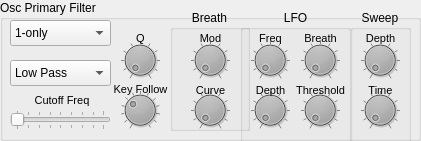
     <widget class="QGroupBox" name="groupBox_5" >
      <property name="geometry" >
       <rect>
        <x>180</x>
        <y>230</y>
        <width>421</width>
        <height>141</height>
       </rect>
      </property>
      <property name="title" >
       <string>Osc Primary Filter</string>
      </property>
      <widget class="QDial" name="oscfilter1_Q_dial" >
       <property name="geometry" >
        <rect>
         <x>120</x>
         <y>40</y>
         <width>40</width>
         <height>40</height>
        </rect>
       </property>
       <property name="palette" >
        <palette>
         <active>
          <colorrole role="Button" >
           <brush brushstyle="SolidPattern" >
            <color alpha="255" >
             <red>0</red>
             <green>0</green>
             <blue>0</blue>
            </color>
           </brush>
          </colorrole>
         </active>
         <inactive>
          <colorrole role="Button" >
           <brush brushstyle="SolidPattern" >
            <color alpha="255" >
             <red>0</red>
             <green>0</green>
             <blue>0</blue>
            </color>
           </brush>
          </colorrole>
         </inactive>
         <disabled>
          <colorrole role="Button" >
           <brush brushstyle="SolidPattern" >
            <color alpha="255" >
             <red>0</red>
             <green>0</green>
             <blue>0</blue>
            </color>
           </brush>
          </colorrole>
         </disabled>
        </palette>
       </property>
       <property name="minimum" >
        <number>5</number>
       </property>
       <property name="maximum" >
        <number>127</number>
       </property>
       <property name="value" >
        <number>5</number>
       </property>
       <property name="sliderPosition" >
        <number>5</number>
       </property>
       <property name="notchTarget" >
        <double>12.800000000000001</double>
       </property>
       <property name="notchesVisible" >
        <bool>true</bool>
       </property>
      </widget>
      <widget class="QDial" name="oscfilter1_keyFollow_dial" >
       <property name="geometry" >
        <rect>
         <x>120</x>
         <y>90</y>
         <width>40</width>
         <height>40</height>
        </rect>
       </property>
       <property name="palette" >
        <palette>
         <active>
          <colorrole role="Button" >
           <brush brushstyle="SolidPattern" >
            <color alpha="255" >
             <red>0</red>
             <green>0</green>
             <blue>0</blue>
            </color>
           </brush>
          </colorrole>
         </active>
         <inactive>
          <colorrole role="Button" >
           <brush brushstyle="SolidPattern" >
            <color alpha="255" >
             <red>0</red>
             <green>0</green>
             <blue>0</blue>
            </color>
           </brush>
          </colorrole>
         </inactive>
         <disabled>
          <colorrole role="Button" >
           <brush brushstyle="SolidPattern" >
            <color alpha="255" >
             <red>0</red>
             <green>0</green>
             <blue>0</blue>
            </color>
           </brush>
          </colorrole>
         </disabled>
        </palette>
       </property>
       <property name="minimum" >
        <number>52</number>
       </property>
       <property name="maximum" >
        <number>88</number>
       </property>
       <property name="value" >
        <number>64</number>
       </property>
       <property name="notchTarget" >
        <double>3.000000000000000</double>
       </property>
       <property name="notchesVisible" >
        <bool>true</bool>
       </property>
      </widget>
      <widget class="QSlider" name="oscfilter1_freq_horizontalSlider" >
       <property name="geometry" >
        <rect>
         <x>10</x>
         <y>110</y>
         <width>101</width>
         <height>20</height>
        </rect>
       </property>
       <property name="maximum" >
        <number>127</number>
       </property>
       <property name="pageStep" >
        <number>13</number>
       </property>
       <property name="orientation" >
        <enum>Qt::Horizontal</enum>
       </property>
       <property name="tickPosition" >
        <enum>QSlider::TicksBothSides</enum>
       </property>
       <property name="tickInterval" >
        <number>16</number>
       </property>
      </widget>
      <widget class="QGroupBox" name="groupBox_7" >
       <property name="geometry" >
        <rect>
         <x>240</x>
         <y>10</y>
         <width>111</width>
         <height>141</height>
        </rect>
       </property>
       <property name="title" >
        <string>LFO</string>
       </property>
       <property name="alignment" >
        <set>Qt::AlignHCenter</set>
       </property>
       <property name="flat" >
        <bool>true</bool>
       </property>
       <widget class="QDial" name="oscfilter1_LFOfreq_dial" >
        <property name="geometry" >
         <rect>
          <x>10</x>
          <y>30</y>
          <width>40</width>
          <height>40</height>
         </rect>
        </property>
        <property name="palette" >
         <palette>
          <active>
           <colorrole role="Button" >
            <brush brushstyle="SolidPattern" >
             <color alpha="255" >
              <red>0</red>
              <green>0</green>
              <blue>0</blue>
             </color>
            </brush>
           </colorrole>
          </active>
          <inactive>
           <colorrole role="Button" >
            <brush brushstyle="SolidPattern" >
             <color alpha="255" >
              <red>0</red>
              <green>0</green>
              <blue>0</blue>
             </color>
            </brush>
           </colorrole>
          </inactive>
          <disabled>
           <colorrole role="Button" >
            <brush brushstyle="SolidPattern" >
             <color alpha="255" >
              <red>0</red>
              <green>0</green>
              <blue>0</blue>
             </color>
            </brush>
           </colorrole>
          </disabled>
         </palette>
        </property>
        <property name="maximum" >
         <number>127</number>
        </property>
        <property name="notchTarget" >
         <double>12.800000000000001</double>
        </property>
        <property name="notchesVisible" >
         <bool>true</bool>
        </property>
       </widget>
       <widget class="QDial" name="oscfilter1_LFObreath_dial" >
        <property name="geometry" >
         <rect>
          <x>60</x>
          <y>30</y>
          <width>40</width>
          <height>40</height>
         </rect>
        </property>
        <property name="palette" >
         <palette>
          <active>
           <colorrole role="Button" >
            <brush brushstyle="SolidPattern" >
             <color alpha="255" >
              <red>0</red>
              <green>0</green>
              <blue>0</blue>
             </color>
            </brush>
           </colorrole>
          </active>
          <inactive>
           <colorrole role="Button" >
            <brush brushstyle="SolidPattern" >
             <color alpha="255" >
              <red>0</red>
              <green>0</green>
              <blue>0</blue>
             </color>
            </brush>
           </colorrole>
          </inactive>
          <disabled>
           <colorrole role="Button" >
            <brush brushstyle="SolidPattern" >
             <color alpha="255" >
              <red>0</red>
              <green>0</green>
              <blue>0</blue>
             </color>
            </brush>
           </colorrole>
          </disabled>
         </palette>
        </property>
        <property name="maximum" >
         <number>127</number>
        </property>
        <property name="notchTarget" >
         <double>12.800000000000001</double>
        </property>
        <property name="notchesVisible" >
         <bool>true</bool>
        </property>
       </widget>
       <widget class="QDial" name="oscfilter1_LFOdepth_dial" >
        <property name="geometry" >
         <rect>
          <x>10</x>
          <y>80</y>
          <width>40</width>
          <height>40</height>
         </rect>
        </property>
        <property name="palette" >
         <palette>
          <active>
           <colorrole role="Button" >
            <brush brushstyle="SolidPattern" >
             <color alpha="255" >
              <red>0</red>
              <green>0</green>
              <blue>0</blue>
             </color>
            </brush>
           </colorrole>
          </active>
          <inactive>
           <colorrole role="Button" >
            <brush brushstyle="SolidPattern" >
             <color alpha="255" >
              <red>0</red>
              <green>0</green>
              <blue>0</blue>
             </color>
            </brush>
           </colorrole>
          </inactive>
          <disabled>
           <colorrole role="Button" >
            <brush brushstyle="SolidPattern" >
             <color alpha="255" >
              <red>0</red>
              <green>0</green>
              <blue>0</blue>
             </color>
            </brush>
           </colorrole>
          </disabled>
         </palette>
        </property>
        <property name="maximum" >
         <number>127</number>
        </property>
        <property name="notchTarget" >
         <double>12.800000000000001</double>
        </property>
        <property name="notchesVisible" >
         <bool>true</bool>
        </property>
       </widget>
       <widget class="QDial" name="oscfilter1_LFOthreshold_dial" >
        <property name="geometry" >
         <rect>
          <x>60</x>
          <y>80</y>
          <width>40</width>
          <height>40</height>
         </rect>
        </property>
        <property name="palette" >
         <palette>
          <active>
           <colorrole role="Button" >
            <brush brushstyle="SolidPattern" >
             <color alpha="255" >
              <red>0</red>
              <green>0</green>
              <blue>0</blue>
             </color>
            </brush>
           </colorrole>
          </active>
          <inactive>
           <colorrole role="Button" >
            <brush brushstyle="SolidPattern" >
             <color alpha="255" >
              <red>0</red>
              <green>0</green>
              <blue>0</blue>
             </color>
            </brush>
           </colorrole>
          </inactive>
          <disabled>
           <colorrole role="Button" >
            <brush brushstyle="SolidPattern" >
             <color alpha="255" >
              <red>0</red>
              <green>0</green>
              <blue>0</blue>
             </color>
            </brush>
           </colorrole>
          </disabled>
         </palette>
        </property>
        <property name="maximum" >
         <number>127</number>
        </property>
        <property name="notchTarget" >
         <double>12.800000000000001</double>
        </property>
        <property name="notchesVisible" >
         <bool>true</bool>
        </property>
       </widget>
       <widget class="QLabel" name="label_40" >
        <property name="geometry" >
         <rect>
          <x>180</x>
          <y>70</y>
          <width>61</width>
          <height>20</height>
         </rect>
        </property>
        <property name="font" >
         <font>
          <pointsize>8</pointsize>
         </font>
        </property>
        <property name="text" >
         <string>Curve</string>
        </property>
        <property name="alignment" >
         <set>Qt::AlignCenter</set>
        </property>
       </widget>
       <widget class="QLabel" name="label_41" >
        <property name="geometry" >
         <rect>
          <x>0</x>
          <y>20</y>
          <width>61</width>
          <height>16</height>
         </rect>
        </property>
        <property name="font" >
         <font>
          <pointsize>8</pointsize>
         </font>
        </property>
        <property name="text" >
         <string>Freq</string>
        </property>
        <property name="alignment" >
         <set>Qt::AlignCenter</set>
        </property>
       </widget>
       <widget class="QLabel" name="label_42" >
        <property name="geometry" >
         <rect>
          <x>50</x>
          <y>20</y>
          <width>61</width>
          <height>16</height>
         </rect>
        </property>
        <property name="font" >
         <font>
          <pointsize>8</pointsize>
         </font>
        </property>
        <property name="text" >
         <string>Breath</string>
        </property>
        <property name="alignment" >
         <set>Qt::AlignCenter</set>
        </property>
       </widget>
       <widget class="QLabel" name="label_43" >
        <property name="geometry" >
         <rect>
          <x>0</x>
          <y>70</y>
          <width>61</width>
          <height>20</height>
         </rect>
        </property>
        <property name="font" >
         <font>
          <pointsize>8</pointsize>
         </font>
        </property>
        <property name="text" >
         <string>Depth</string>
        </property>
        <property name="alignment" >
         <set>Qt::AlignCenter</set>
        </property>
       </widget>
       <widget class="QLabel" name="label_44" >
        <property name="geometry" >
         <rect>
          <x>50</x>
          <y>70</y>
          <width>61</width>
          <height>20</height>
         </rect>
        </property>
        <property name="font" >
         <font>
          <pointsize>8</pointsize>
         </font>
        </property>
        <property name="text" >
         <string>Threshold</string>
        </property>
        <property name="alignment" >
         <set>Qt::AlignCenter</set>
        </property>
       </widget>
      </widget>
      <widget class="QGroupBox" name="groupBox_8" >
       <property name="geometry" >
        <rect>
         <x>540</x>
         <y>10</y>
         <width>421</width>
         <height>171</height>
        </rect>
       </property>
       <property name="title" >
        <string>Filter 1</string>
       </property>
       <widget class="QGroupBox" name="groupBox_9" >
        <property name="geometry" >
         <rect>
          <x>10</x>
          <y>20</y>
          <width>101</width>
          <height>131</height>
         </rect>
        </property>
        <property name="title" >
         <string>Mode</string>
        </property>
        <widget class="QRadioButton" name="radioButton_6" >
         <property name="geometry" >
          <rect>
           <x>10</x>
           <y>20</y>
           <width>99</width>
           <height>23</height>
          </rect>
         </property>
         <property name="text" >
          <string>Off</string>
         </property>
        </widget>
        <widget class="QRadioButton" name="radioButton_7" >
         <property name="geometry" >
          <rect>
           <x>10</x>
           <y>40</y>
           <width>99</width>
           <height>23</height>
          </rect>
         </property>
         <property name="text" >
          <string>Low Pass</string>
         </property>
        </widget>
        <widget class="QRadioButton" name="radioButton_8" >
         <property name="geometry" >
          <rect>
           <x>10</x>
           <y>60</y>
           <width>99</width>
           <height>23</height>
          </rect>
         </property>
         <property name="text" >
          <string>High Pass</string>
         </property>
        </widget>
        <widget class="QRadioButton" name="radioButton_9" >
         <property name="geometry" >
          <rect>
           <x>10</x>
           <y>80</y>
           <width>99</width>
           <height>23</height>
          </rect>
         </property>
         <property name="text" >
          <string>Band Pass</string>
         </property>
        </widget>
        <widget class="QRadioButton" name="radioButton_10" >
         <property name="geometry" >
          <rect>
           <x>10</x>
           <y>100</y>
           <width>99</width>
           <height>23</height>
          </rect>
         </property>
         <property name="text" >
          <string>Notch</string>
         </property>
        </widget>
       </widget>
       <widget class="QDial" name="dial_39" >
        <property name="geometry" >
         <rect>
          <x>120</x>
          <y>20</y>
          <width>50</width>
          <height>50</height>
         </rect>
        </property>
        <property name="sliderPosition" >
         <number>50</number>
        </property>
       </widget>
       <widget class="QDial" name="dial_40" >
        <property name="geometry" >
         <rect>
          <x>120</x>
          <y>70</y>
          <width>50</width>
          <height>64</height>
         </rect>
        </property>
       </widget>
       <widget class="QDial" name="dial_41" >
        <property name="geometry" >
         <rect>
          <x>180</x>
          <y>10</y>
          <width>50</width>
          <height>64</height>
         </rect>
        </property>
       </widget>
       <widget class="QDial" name="dial_42" >
        <property name="geometry" >
         <rect>
          <x>180</x>
          <y>70</y>
          <width>50</width>
          <height>64</height>
         </rect>
        </property>
       </widget>
       <widget class="QSlider" name="horizontalSlider_2" >
        <property name="geometry" >
         <rect>
          <x>120</x>
          <y>140</y>
          <width>111</width>
          <height>16</height>
         </rect>
        </property>
        <property name="orientation" >
         <enum>Qt::Horizontal</enum>
        </property>
       </widget>
       <widget class="QGroupBox" name="groupBox_10" >
        <property name="geometry" >
         <rect>
          <x>240</x>
          <y>20</y>
          <width>171</width>
          <height>131</height>
         </rect>
        </property>
        <property name="title" >
         <string>LFO</string>
        </property>
        <widget class="QDial" name="dial_43" >
         <property name="geometry" >
          <rect>
           <x>10</x>
           <y>10</y>
           <width>50</width>
           <height>64</height>
          </rect>
         </property>
        </widget>
        <widget class="QDial" name="dial_44" >
         <property name="geometry" >
          <rect>
           <x>60</x>
           <y>10</y>
           <width>50</width>
           <height>64</height>
          </rect>
         </property>
        </widget>
        <widget class="QDial" name="dial_45" >
         <property name="geometry" >
          <rect>
           <x>10</x>
           <y>70</y>
           <width>50</width>
           <height>64</height>
          </rect>
         </property>
        </widget>
        <widget class="QDial" name="dial_46" >
         <property name="geometry" >
          <rect>
           <x>60</x>
           <y>70</y>
           <width>50</width>
           <height>64</height>
          </rect>
         </property>
        </widget>
        <widget class="QDial" name="dial_47" >
         <property name="geometry" >
          <rect>
           <x>110</x>
           <y>10</y>
           <width>50</width>
           <height>64</height>
          </rect>
         </property>
        </widget>
        <widget class="QDial" name="dial_48" >
         <property name="geometry" >
          <rect>
           <x>110</x>
           <y>70</y>
           <width>50</width>
           <height>64</height>
          </rect>
         </property>
        </widget>
       </widget>
      </widget>
      <widget class="QLabel" name="label_35" >
       <property name="geometry" >
        <rect>
         <x>120</x>
         <y>30</y>
         <width>41</width>
         <height>16</height>
        </rect>
       </property>
       <property name="font" >
        <font>
         <pointsize>8</pointsize>
        </font>
       </property>
       <property name="text" >
        <string>Q</string>
       </property>
       <property name="alignment" >
        <set>Qt::AlignCenter</set>
       </property>
      </widget>
      <widget class="QLabel" name="label_36" >
       <property name="geometry" >
        <rect>
         <x>110</x>
         <y>80</y>
         <width>61</width>
         <height>18</height>
        </rect>
       </property>
       <property name="font" >
        <font>
         <pointsize>8</pointsize>
        </font>
       </property>
       <property name="text" >
        <string>Key Follow</string>
       </property>
       <property name="alignment" >
        <set>Qt::AlignCenter</set>
       </property>
      </widget>
      <widget class="QLabel" name="label_39" >
       <property name="geometry" >
        <rect>
         <x>30</x>
         <y>90</y>
         <width>64</width>
         <height>20</height>
        </rect>
       </property>
       <property name="font" >
        <font>
         <pointsize>8</pointsize>
        </font>
       </property>
       <property name="text" >
        <string>Cutoff Freq</string>
       </property>
       <property name="alignment" >
        <set>Qt::AlignCenter</set>
       </property>
      </widget>
      <widget class="QGroupBox" name="groupBox_23" >
       <property name="geometry" >
        <rect>
         <x>350</x>
         <y>10</y>
         <width>61</width>
         <height>141</height>
        </rect>
       </property>
       <property name="title" >
        <string>Sweep</string>
       </property>
       <property name="alignment" >
        <set>Qt::AlignHCenter</set>
       </property>
       <property name="flat" >
        <bool>true</bool>
       </property>
       <widget class="QLabel" name="label_45" >
        <property name="geometry" >
         <rect>
          <x>10</x>
          <y>20</y>
          <width>41</width>
          <height>16</height>
         </rect>
        </property>
        <property name="font" >
         <font>
          <pointsize>8</pointsize>
         </font>
        </property>
        <property name="text" >
         <string>Depth</string>
        </property>
        <property name="alignment" >
         <set>Qt::AlignCenter</set>
        </property>
       </widget>
       <widget class="QDial" name="oscfilter1_sweepDepth_dial" >
        <property name="geometry" >
         <rect>
          <x>10</x>
          <y>30</y>
          <width>40</width>
          <height>40</height>
         </rect>
        </property>
        <property name="palette" >
         <palette>
          <active>
           <colorrole role="Button" >
            <brush brushstyle="SolidPattern" >
             <color alpha="255" >
              <red>0</red>
              <green>0</green>
              <blue>0</blue>
             </color>
            </brush>
           </colorrole>
          </active>
          <inactive>
           <colorrole role="Button" >
            <brush brushstyle="SolidPattern" >
             <color alpha="255" >
              <red>0</red>
              <green>0</green>
              <blue>0</blue>
             </color>
            </brush>
           </colorrole>
          </inactive>
          <disabled>
           <colorrole role="Button" >
            <brush brushstyle="SolidPattern" >
             <color alpha="255" >
              <red>0</red>
              <green>0</green>
              <blue>0</blue>
             </color>
            </brush>
           </colorrole>
          </disabled>
         </palette>
        </property>
        <property name="maximum" >
         <number>127</number>
        </property>
        <property name="notchTarget" >
         <double>12.800000000000001</double>
        </property>
        <property name="notchesVisible" >
         <bool>true</bool>
        </property>
       </widget>
       <widget class="QLabel" name="label_46" >
        <property name="geometry" >
         <rect>
          <x>10</x>
          <y>70</y>
          <width>41</width>
          <height>20</height>
         </rect>
        </property>
        <property name="font" >
         <font>
          <pointsize>8</pointsize>
         </font>
        </property>
        <property name="text" >
         <string>Time</string>
        </property>
        <property name="alignment" >
         <set>Qt::AlignCenter</set>
        </property>
       </widget>
       <widget class="QDial" name="oscfilter1_sweepTime_dial" >
        <property name="geometry" >
         <rect>
          <x>10</x>
          <y>80</y>
          <width>40</width>
          <height>40</height>
         </rect>
        </property>
        <property name="palette" >
         <palette>
          <active>
           <colorrole role="Button" >
            <brush brushstyle="SolidPattern" >
             <color alpha="255" >
              <red>0</red>
              <green>0</green>
              <blue>0</blue>
             </color>
            </brush>
           </colorrole>
          </active>
          <inactive>
           <colorrole role="Button" >
            <brush brushstyle="SolidPattern" >
             <color alpha="255" >
              <red>0</red>
              <green>0</green>
              <blue>0</blue>
             </color>
            </brush>
           </colorrole>
          </inactive>
          <disabled>
           <colorrole role="Button" >
            <brush brushstyle="SolidPattern" >
             <color alpha="255" >
              <red>0</red>
              <green>0</green>
              <blue>0</blue>
             </color>
            </brush>
           </colorrole>
          </disabled>
         </palette>
        </property>
        <property name="maximum" >
         <number>127</number>
        </property>
        <property name="notchTarget" >
         <double>12.800000000000001</double>
        </property>
        <property name="notchesVisible" >
         <bool>true</bool>
        </property>
       </widget>
      </widget>
      <widget class="QComboBox" name="oscfilter1_mode_comboBox" >
       <property name="geometry" >
        <rect>
         <x>10</x>
         <y>60</y>
         <width>101</width>
         <height>26</height>
        </rect>
       </property>
       <item>
        <property name="text" >
         <string>Low Pass</string>
        </property>
       </item>
       <item>
        <property name="text" >
         <string>High Pass</string>
        </property>
       </item>
       <item>
        <property name="text" >
         <string>Band Pass</string>
        </property>
       </item>
       <item>
        <property name="text" >
         <string>Notch</string>
        </property>
       </item>
       <item>
        <property name="text" >
         <string>Off</string>
        </property>
       </item>
      </widget>
      <widget class="QComboBox" name="oscFilterLink_comboBox" >
       <property name="geometry" >
        <rect>
         <x>10</x>
         <y>20</y>
         <width>101</width>
         <height>26</height>
        </rect>
       </property>
       <item>
        <property name="text" >
         <string>1-only</string>
        </property>
       </item>
       <item>
        <property name="text" >
         <string>Linked</string>
        </property>
       </item>
       <item>
        <property name="text" >
         <string>Both</string>
        </property>
       </item>
      </widget>
      <widget class="QGroupBox" name="groupBox_17" >
       <property name="geometry" >
        <rect>
         <x>170</x>
         <y>10</y>
         <width>80</width>
         <height>121</height>
        </rect>
       </property>
       <property name="title" >
        <string>Breath</string>
       </property>
       <property name="alignment" >
        <set>Qt::AlignHCenter</set>
       </property>
       <property name="flat" >
        <bool>true</bool>
       </property>
       <widget class="QDial" name="oscfilter1_breathCurve_dial" >
        <property name="geometry" >
         <rect>
          <x>20</x>
          <y>80</y>
          <width>40</width>
          <height>40</height>
         </rect>
        </property>
        <property name="palette" >
         <palette>
          <active>
           <colorrole role="Button" >
            <brush brushstyle="SolidPattern" >
             <color alpha="255" >
              <red>0</red>
              <green>0</green>
              <blue>0</blue>
             </color>
            </brush>
           </colorrole>
          </active>
          <inactive>
           <colorrole role="Button" >
            <brush brushstyle="SolidPattern" >
             <color alpha="255" >
              <red>0</red>
              <green>0</green>
              <blue>0</blue>
             </color>
            </brush>
           </colorrole>
          </inactive>
          <disabled>
           <colorrole role="Button" >
            <brush brushstyle="SolidPattern" >
             <color alpha="255" >
              <red>0</red>
              <green>0</green>
              <blue>0</blue>
             </color>
            </brush>
           </colorrole>
          </disabled>
         </palette>
        </property>
        <property name="maximum" >
         <number>127</number>
        </property>
        <property name="notchTarget" >
         <double>12.800000000000001</double>
        </property>
        <property name="notchesVisible" >
         <bool>true</bool>
        </property>
       </widget>
       <widget class="QDial" name="oscfilter1_breathMod_dial" >
        <property name="geometry" >
         <rect>
          <x>20</x>
          <y>30</y>
          <width>40</width>
          <height>40</height>
         </rect>
        </property>
        <property name="palette" >
         <palette>
          <active>
           <colorrole role="Button" >
            <brush brushstyle="SolidPattern" >
             <color alpha="255" >
              <red>0</red>
              <green>0</green>
              <blue>0</blue>
             </color>
            </brush>
           </colorrole>
          </active>
          <inactive>
           <colorrole role="Button" >
            <brush brushstyle="SolidPattern" >
             <color alpha="255" >
              <red>0</red>
              <green>0</green>
              <blue>0</blue>
             </color>
            </brush>
           </colorrole>
          </inactive>
          <disabled>
           <colorrole role="Button" >
            <brush brushstyle="SolidPattern" >
             <color alpha="255" >
              <red>0</red>
              <green>0</green>
              <blue>0</blue>
             </color>
            </brush>
           </colorrole>
          </disabled>
         </palette>
        </property>
        <property name="maximum" >
         <number>127</number>
        </property>
        <property name="value" >
         <number>0</number>
        </property>
        <property name="sliderPosition" >
         <number>0</number>
        </property>
        <property name="notchTarget" >
         <double>12.800000000000001</double>
        </property>
        <property name="notchesVisible" >
         <bool>true</bool>
        </property>
       </widget>
       <widget class="QLabel" name="label_38" >
        <property name="geometry" >
         <rect>
          <x>10</x>
          <y>70</y>
          <width>61</width>
          <height>20</height>
         </rect>
        </property>
        <property name="font" >
         <font>
          <pointsize>8</pointsize>
         </font>
        </property>
        <property name="text" >
         <string>Curve</string>
        </property>
        <property name="alignment" >
         <set>Qt::AlignCenter</set>
        </property>
       </widget>
       <widget class="QLabel" name="label_37" >
        <property name="geometry" >
         <rect>
          <x>0</x>
          <y>20</y>
          <width>81</width>
          <height>16</height>
         </rect>
        </property>
        <property name="font" >
         <font>
          <pointsize>8</pointsize>
         </font>
        </property>
        <property name="text" >
         <string>Mod</string>
        </property>
        <property name="alignment" >
         <set>Qt::AlignCenter</set>
        </property>
       </widget>
      </widget>
     </widget>
